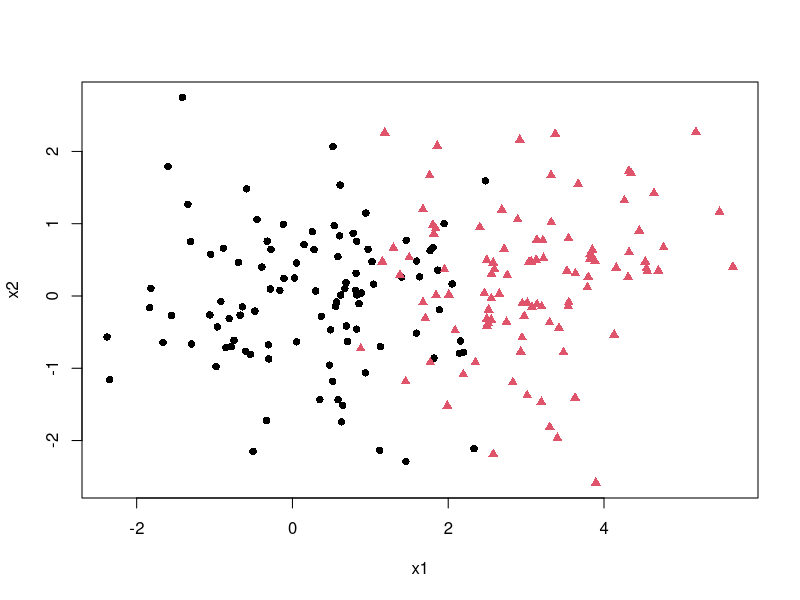
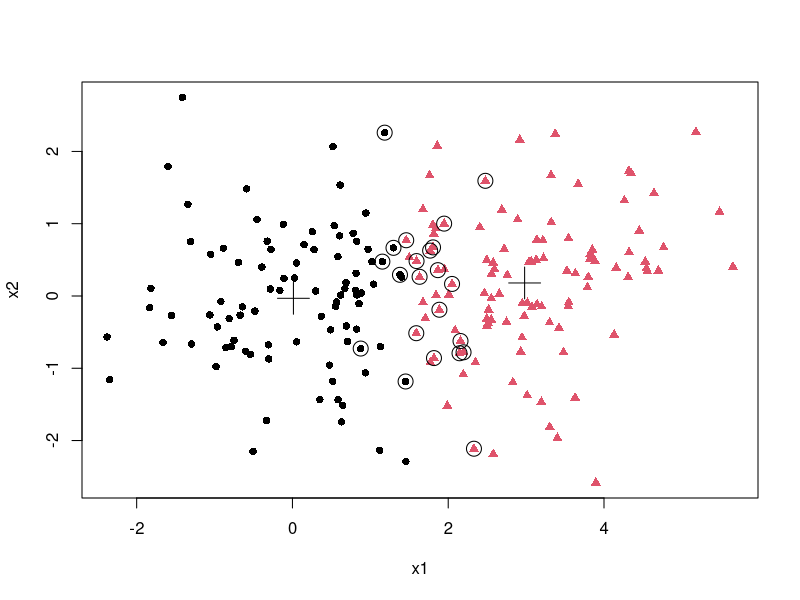
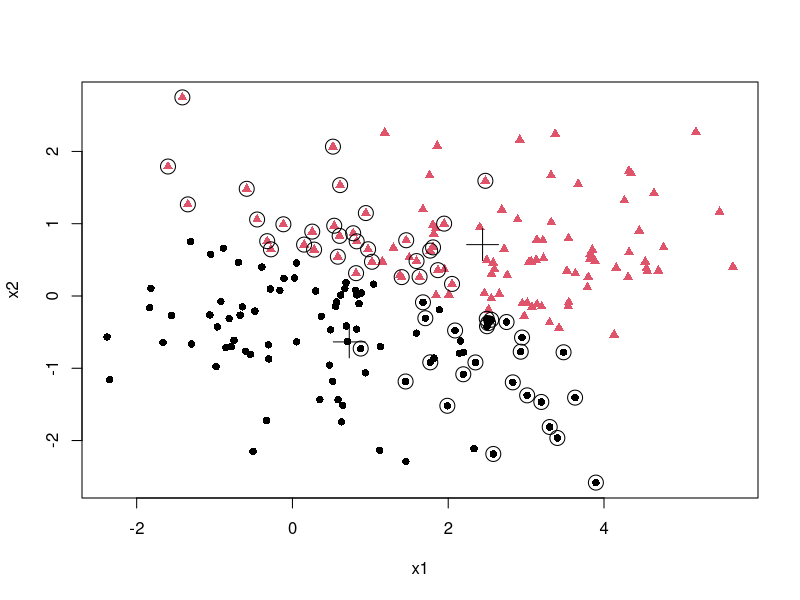
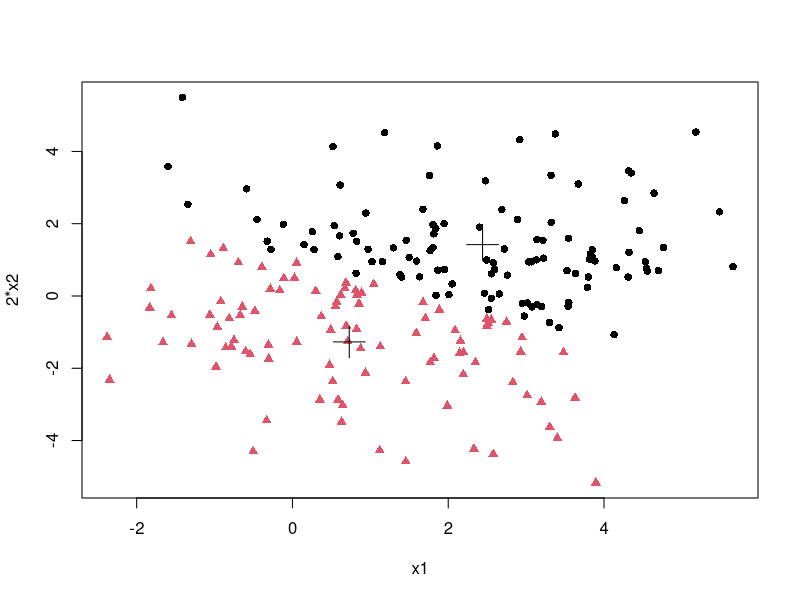
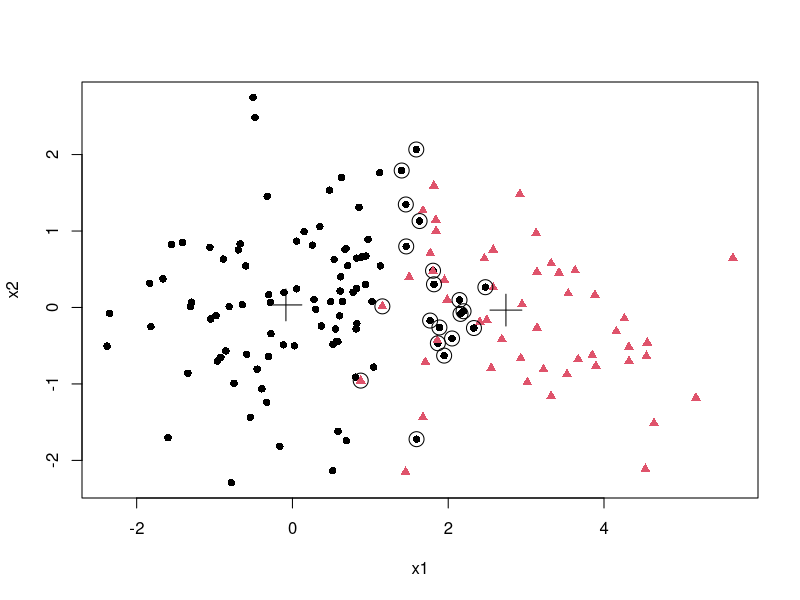

Reproduce these figures in R, in order. (Note: this script raises an error after producing the figures.)
#Create data
set.seed(12345)
dat = data.frame(
  x1 = c(rnorm(100), rnorm(100)+3),
  x2 = c(rnorm(200)),
  y = c(rep(1,100), rep(2,100))
)

#Plot x1 x2
plot(dat[,1:2], col = dat$y, pch = 15 + dat$y)
fit = kmeans(dat[,1:2], 2, nstart = 100)
summary(fit)

table(fit$cluster, dat$y) #contingency table

plot(dat[,1:2], col = fit$cluster, pch = 15+fit$cluster)
wrong = (fit$cluster != dat$y)
points(dat[wrong, 1:2], cex = 2) #Mark points that have been missclassified
points(fit$center, pch =3, cex = 3) #Mark cluster centers


#Effects of multicollinearity and incomeensurate units
#Let's simulate multicollinearity/
dat$x3 = dat$x2
dat$x4 = dat$x2
dat$x5 = dat$x2
fit2 = kmeans(dat[,-3], 2, nstart = 100)
summary(fit2)

plot(dat[,1:2], col = fit2$cluster, pch = 15 + fit2$cluster)
points(fit2$centers, pch = 3, cex = 3)
wrong = (fit2$cluster != dat$y)
points(dat[wrong, 1:2], cex = 2)


#Now incommensurate units
dat$x2 = 2*dat$x2
fit2 = kmeans(dat[,1:2],2,nstart = 100)
summary(fit2)
plot(dat[,1:2], col = fit2$cluster, pch = 15+fit2$cluster,ylab = "2*x2")
wrong = (fit2$cluster != dat$y)
points(fit2$center, pch =3, cex = 3) #Mark cluster centers


#Effects of unequal sizes or variances
#k means likes to produce clusters of equal size
#Unequal sized clusters
set.seed(12345)
dat = data.frame(
  x1 = c(rnorm(100), rnorm(50)+3),
  x2 = c(rnorm(150)),
  y = c(rep(1,100), rep(2,50))
)

fit = kmeans(dat[,1:2], 2, nstart = 100)
plot(dat[,1:2], col = dat$y, pch = 15 + dat$y)
points(dat[fit$cluster != dat$y, 1:2], cex = 2)
points(fit$centers, pch =3, cex = 3)
summary(fit)

#Variance test
#Reducing the variance by 2
set.seed(12345)

dat = data.frame(
  x1 = c(rnorm(100), rnorm(100)/3+2),
  x2 = c(rnorm(100), rnorm(100)/3),
  y = c(rep(1,100), rep(2,50))
)

fit = kmeans(dat[,1:2], 2, nstart = 100)
plot(dat[,1:2], col = dat$y, pch = 15 + dat$y)
points(dat[fit$cluster != dat$y, 1:2], cex = 2)
points(fit$centers, pch =3, cex = 3)
summary(fit)


